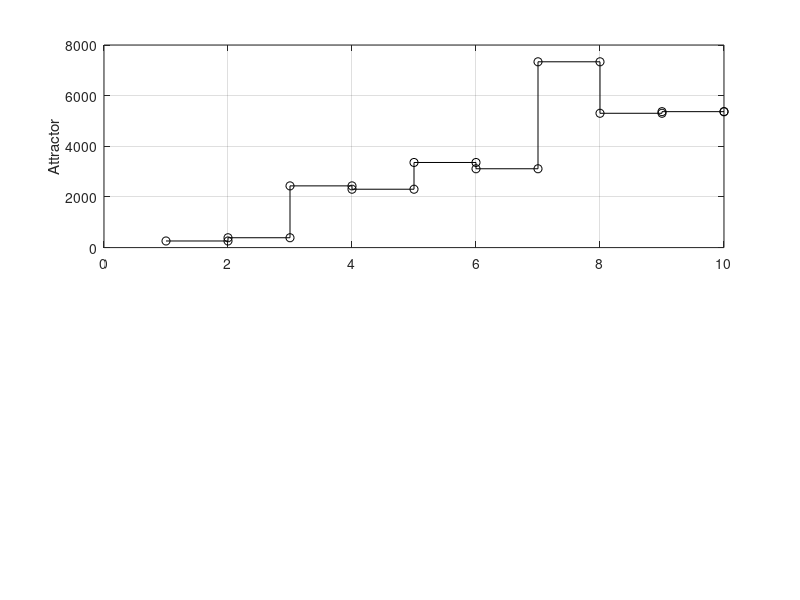

Here is the MATLAB script that generated this plot: (Note: this script raises an error after producing the figure.)
%This code computes the FOS-GRN under the effect of the controller

clear all
clc
%% Initial conditions
%I1=[0 0 0 0 1 0 0 0 0 0 1 0 0] size of basin=136, De=260
%I2=[0 0 0 0 1 0 0 0 0 0 1 1 0] size of basin=136, De=262
%I3=[0 0 0 0 1 0 0 0 0 0 1 1 1] size of basin=72, De=263
%I4=[0 0 0 0 1 0 0 0 0 0 1 0 1] size of basin=72, De=261
%SE=[0 1 1 0 0 1 0 1 0 1 0 0 0] size of basin=812
%PE1=[0 1 1 1 0 1 0 1 1 1 0 0 0] size of basin=12
%PE2=[0 1 1 1 0 1 0 1 1 1 0 1 0] size of basin=824
%ST1=[1 0 1 1 0 1 1 1 1 1 0 0 0] size of basin=94
%ST2=[1 0 1 1 0 1 1 1 1 1 0 1 0] size of basin=3064
%CAR=[1 0 1 0 0 1 1 1 1 1 0 0 0] size of basin=2970
x0=[0 0 0 0 1 0 0 0 0 0 1 0 1];
AG=x0(:,1);
AP1=x0(:,2);
AP2=x0(:,3);
AP3=x0(:,4);
EMF1=x0(:,5);
FT=x0(:,6);
FUL=x0(:,7);
LFY=x0(:,8);
PI=x0(:,9);
SEP=x0(:,10);
TFL1=x0(:,11);
UFO=x0(:,12);
WUS=x0(:,13);
%% Simulation on sth steps
i=1;
s=9;
AG(:,i)=AG;
AP1(:,i)=AP1;
AP2(:,i)=AP2;
AP3(:,i)=AP3;
EMF1(:,i)=EMF1;
FT(:,i)=FT;
FUL(:,i)=FUL;
LFY(:,i)=LFY;
PI(:,i)=PI;
SEP(:,i)=SEP;
TFL1(:,i)=TFL1;
LFY(:,i)=LFY;
UFO(:,i)=UFO;
WUS(:,i)=WUS;
u1=[1 1 0 0 0 0 0 0 0];
% u2=[1 0 1 1 1];
% u3=[1 1 0 1 1];
% u4=[1 1 1 1 1 1 1 1 1 0 1];
x0=[AG(:,1) AP1(:,1) AP2(:,1) AP3(:,1) EMF1(:,1) FT(:,1) FUL(:,1) LFY(:,1) PI(:,1) SEP(:,1) TFL1(:,1) UFO(:,1) WUS(:,1)]


for i=1:s
    AG(:,i+1)=(not(EMF1(:,i)) & not(TFL1(:,i)) & not(AP2(:,i)))|(not(EMF1(:,i)) & LFY(:,i) & not(AP1(:,i)))|(not(EMF1(:,i)) & not(AP2(:,i)) & LFY(:,i))|(not(EMF1(:,i)) & not(TFL1(:,i)) & LFY(:,i) & (AG(:,i) & SEP(:,i)))|(not(EMF1(:,i)) & (LFY(:,i) & WUS(:,i)));
    AP1(:,i+1)=(not(AG(:,i)) & not(TFL1(:,i)))|(FT(:,i) & LFY(:,i) & not(AG(:,i)))|(FT(:,i) & not(AG(:,i)) & not(PI(:,i)))|(LFY(:,i) & not(AG(:,i)) & not(PI(:,i)))|(FT(:,i) & not(AG(:,i)) & not(AP3(:,i)))|(LFY(:,i) & not(AG(:,i)) & not(AP3(:,i)));
    AP2(:,i+1)=not(TFL1(:,i));
    AP3(:,i+1)=(LFY(:,i) & UFO(:,i))|(PI(:,i) & SEP(:,i) & AP3(:,i) & (AG(:,i)|AP1(:,i)));
    EMF1(:,i+1)=not(LFY(:,i));
    FT(:,i+1)=(not(EMF1(:,i)))|u1(:,i);
    FUL(:,i+1)=not(AP1(:,i)) & not(TFL1(:,i));
    LFY(:,i+1)=not(EMF1(:,i))|not(TFL1(:,i));
    PI(:,i+1)=(LFY(:,i) & (AG(:,i)|AP3(:,i)))|(PI(:,i) & SEP(:,i) & AP3(:,i) & (AG(:,i)|AP1(:,i)));
    SEP(:,i+1)=LFY(:,i);
    TFL1(:,i+1)=not(AP1(:,i)) & (EMF1(:,i) & not(LFY(:,i)));
    UFO(:,i+1)=UFO(:,i);
    WUS(:,i+1)=WUS(:,i) & (not(AG(:,i))|not(SEP(:,i)));
    xt(i,:)=[AG(:,i+1) AP1(:,i+1) AP2(:,i+1) AP3(:,i+1) EMF1(:,i+1) FT(:,i+1) FUL(:,i+1) LFY(:,i+1) PI(:,i+1) SEP(:,i+1) TFL1(:,i+1) UFO(:,i+1) WUS(:,i+1)];
end
xt
xd=[AG(:,s+1) AP1(:,s+1) AP2(:,s+1) AP3(:,s+1) EMF1(:,s+1) FT(:,s+1) FUL(:,s+1) LFY(:,s+1) PI(:,s+1) SEP(:,s+1) TFL1(:,s+1) UFO(:,s+1) WUS(:,s+1)]

r1=bin2dec(num2str([x0; xt]));
%  stairs(r1,'-k')

subplot(2,1,1)
stairs(r1,'-ok')
grid on
ylabel('Attractor')
%refline(0,260);%I1
% refline(0,262);%I2
% refline(0,263);%I3
 refline(0,261);%I4
% refline(0,3240);%SE
% refline(0,3768);%PE1
% refline(0,3770);%PE2
% refline(0,5880);%ST1
% refline(0,5882);%ST1
 refline(0,5368);%CAR


subplot(2,1,2)
stairs(u1,'-ok')
grid on
ylabel('u_1(s)')

% subplot(4,1,3)
% stairs(u2,'-ok')
% grid on
% ylabel('u_2(s)')
% 
% subplot(4,1,4)
% stairs(u3,'-ok')
% grid on
% xlabel('s')
% ylabel('u_3(s)')

% subplot(5,1,5)
% stairs(u4,'-ok')
% grid on
% xlabel('s')
% ylabel('u_4(s)')


